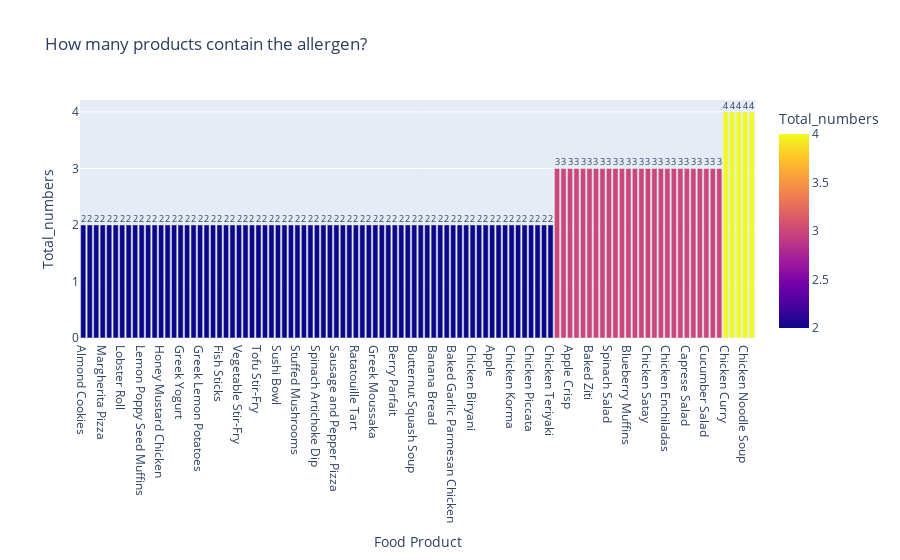

The cell this chart's notebook holds for it:
### Code cell
data = df.groupby(['Food Product'])['Allergens'].count().reset_index(name='Total_numbers')
data= data[data.Total_numbers > 1] 
Data= data.sort_values('Total_numbers',ascending = True)

fig = px.bar(Data, x="Food Product", y="Total_numbers", color="Total_numbers", 
             title="How many products contain the allergen?",text_auto=True)
fig.show()

### Figure 1 — Plotly figure (JSON) as saved in the notebook; plotly's stock layout.template omitted (floating-point values rounded to 4 significant figures)
{"data": [{"alignmentgroup": "True", "hovertemplate": "Food Product=%{x}<br>Total_numbers=%{marker.color}<extra></extra>", "legendgroup": "", "marker": {"color": [2, 2, 2, 2, 2, 2, 2, 2, 2, 2, 2, 2, 2, 2, 2, 2, 2, 2, 2, 2, 2, 2, 2, 2, 2, 2, 2, 2, 2, 2, 2, 2, 2, 2, 2, 2, 2, 2, 2, 2, 2, 2, 2, 2, 2, 2, 2, 2, 2, 2, 2, 2, 2, 2, 2, 2, 2, 2, 2, 2, 2, 2, 2, 2, 2, 2, 2, 2, 2, 2, 2, 2, 2, 3, 3, 3, 3, 3, 3, 3, 3, 3, 3, 3, 3, 3, 3, 3, 3, 3, 3, 3, 3, 3, 3, 3, 3, 3, 3, 4, 4, 4, 4, 4], "coloraxis": "coloraxis", "pattern": {"shape": ""}}, "name": "", "offsetgroup": "", "orientation": "v", "showlegend": false, "textposition": "auto", "texttemplate": "%{y}", "type": "bar", "x": ["Almond Cookies", "Mushroom Risotto", "Milk Chocolate", "Margherita Pizza", "Margherita Pasta", "Mango Coconut Popsicles", "Lobster Roll", "Lobster Bisque", "Lentil Soup", "Lemon Poppy Seed Muffins", "Lemon Garlic Shrimp", "Honey Soy Glazed Salmon", "Honey Mustard Chicken", "Honey Glazed Carrots", "Gulab Jamun", "Greek Yogurt", "Greek Salad", "Wheat Bread", "Greek Lemon Potatoes", "French Onion Soup", "Peanut Butter", "Fish Sticks", "Pesto Pasta Salad", "Ratatouille Pasta", "Vegetable Stir-Fry", "Vegetable Lasagna", "Tomato Soup", "Tofu Stir-Fry", "Tofu Curry", "Teriyaki Salmon", "Sushi Bowl", "Stuffed Tomatoes", "Stuffed Portobello Mushrooms", "Stuffed Mushrooms", "Strawberry Yogurt", "Strawberry Spinach Salad", "Spinach Artichoke Dip", "Soy Milk", "Shrimp Scampi", "Sausage and Pepper Pizza", "S'mores", "Rogan Josh", "Ratatouille Tart", "Quinoa Salad", "Egg Salad", "Greek Moussaka", "Zucchini Bread", "Beef and Mushroom Stir-Fry", "Berry Parfait", "Blueberry Pancakes", "Brussels Sprouts", "Butternut Squash Soup", "Beef Burritos", "Caesar Pasta Salad", "Banana Bread", "Caesar Salad", "Caesar Shrimp Skewers", "Baked Garlic Parmesan Chicken", "Beef Wellington", "Chicken Alfredo Pizza", "Chicken Biryani", "Caramelized Onions", "Baked Chicken Wings", "Apple", "Chicken Fajitas", "Chicken Tikka Masala", "Chicken Korma", "Baked Apple", "Avocado Toast", "Chicken Piccata", "Baked Cod", "Chicken Shawarma", "Chicken Teriyaki", "Tandoori Chicken", "Beef Stir-Fry", "Apple Crisp", "Apple Pie", "Strawberry Smoothie", "Baked Ziti", "Baked Salmon", "Tiramisu", "Spinach Salad", "Beef Stroganoff", "Cinnamon Rolls", "Blueberry Muffins", "Chocolate Mousse", "Garlic Bread", "Chicken Satay", "Chicken Parmesan", "Lemon Bars", "Chicken Enchiladas", "Beef Tacos", "Chicken Caesar Salad", "Caprese Salad", "Oatmeal Raisin Cookies", "Pesto Chicken", "Cucumber Salad", "Mango Salsa", "Pumpkin Pie", "Chicken Curry", "Caesar Salad Wrap", "Stuffed Bell Peppers", "Chicken Noodle Soup", "Ratatouille"], "xaxis": "x", "y": [2, 2, 2, 2, 2, 2, 2, 2, 2, 2, 2, 2, 2, 2, 2, 2, 2, 2, 2, 2, 2, 2, 2, 2, 2, 2, 2, 2, 2, 2, 2, 2, 2, 2, 2, 2, 2, 2, 2, 2, 2, 2, 2, 2, 2, 2, 2, 2, 2, 2, 2, 2, 2, 2, 2, 2, 2, 2, 2, 2, 2, 2, 2, 2, 2, 2, 2, 2, 2, 2, 2, 2, 2, 3, 3, 3, 3, 3, 3, 3, 3, 3, 3, 3, 3, 3, 3, 3, 3, 3, 3, 3, 3, 3, 3, 3, 3, 3, 3, 4, 4, 4, 4, 4], "yaxis": "y"}], "layout": {"barmode": "relative", "coloraxis": {"colorbar": {"title": {"text": "Total_numbers"}}, "colorscale": [[0, "#0d0887"], [0.1111, "#46039f"], [0.2222, "#7201a8"], [0.3333, "#9c179e"], [0.4444, "#bd3786"], [0.5556, "#d8576b"], [0.6667, "#ed7953"], [0.7778, "#fb9f3a"], [0.8889, "#fdca26"], [1, "#f0f921"]]}, "legend": {"tracegroupgap": 0}, "title": {"text": "How many products contain the allergen?"}, "xaxis": {"anchor": "y", "domain": [0, 1], "title": {"text": "Food Product"}}, "yaxis": {"anchor": "x", "domain": [0, 1], "title": {"text": "Total_numbers"}}}}
